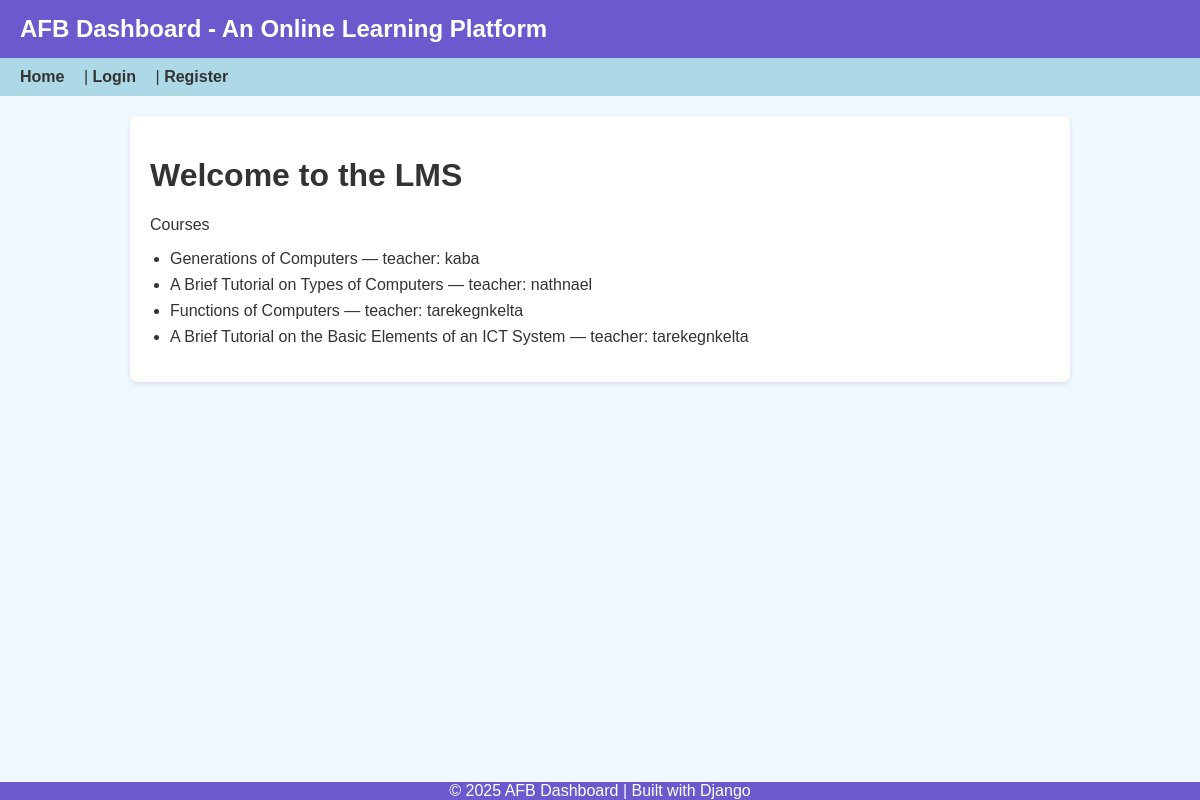
The app's page /, older data.
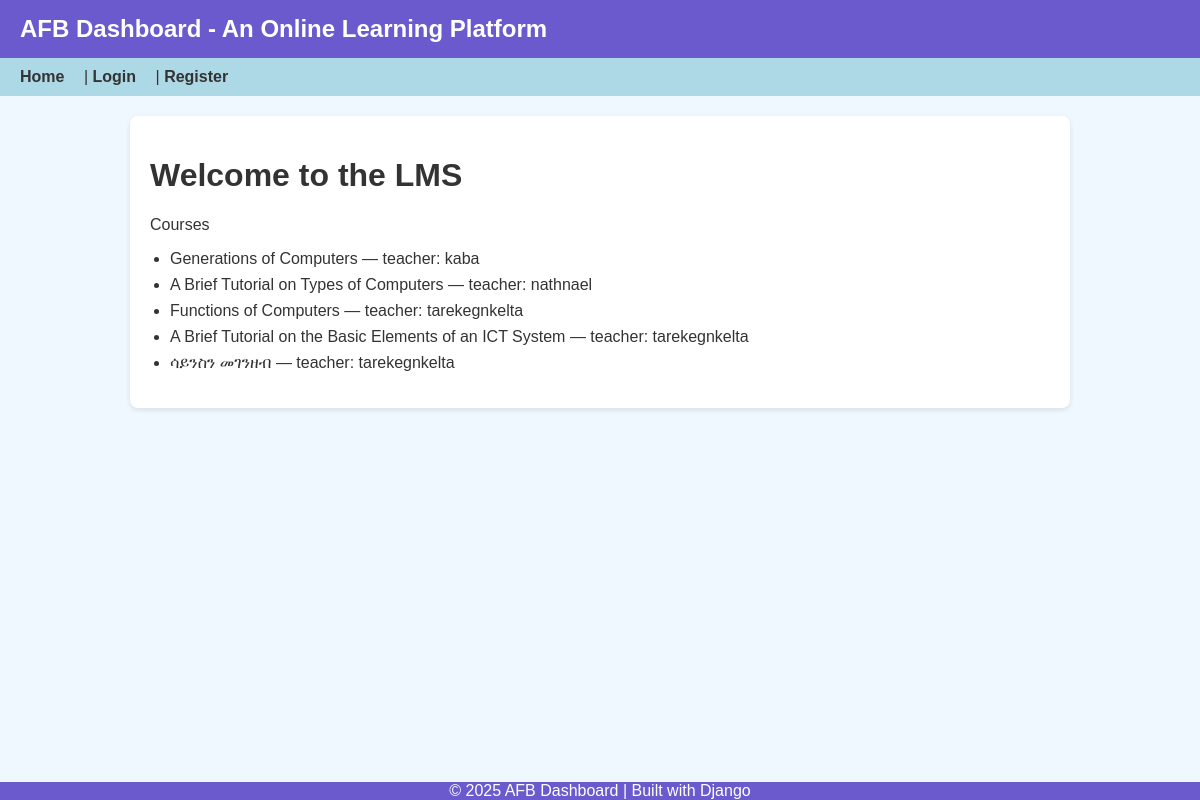
The same page, newer data.
### courses/models.py (models this page shows, shortened)
class Course(models.Model):
    title = models.CharField(max_length=200)
    description = models.TextField(blank=True)
    teacher = models.ForeignKey(User, on_delete=models.CASCADE, related_name='courses')

### courses/views.py (the view)
# urls.py: path('', views.home, name='home'),
def home(request):
    courses = Course.objects.all()
    return render(request, 'courses/home.html', {'courses': courses})

### courses/templates/courses/home.html
{% extends "base.html" %}
{% block content %}
<h1>Welcome to the LMS</h1>
<p>Courses</p>
<ul>
  {% for course in courses %}
    <li>{{ course.title }} — teacher: {{ course.teacher.username }}</li>
  {% empty %}
    <li>No courses yet</li>
  {% endfor %}
</ul>
{% endblock %}

Row changes from the older to the newer data that the page shows:
added Course: title "ሳይንስን መገንዘብ", teacher.username "tarekegnkelta"
